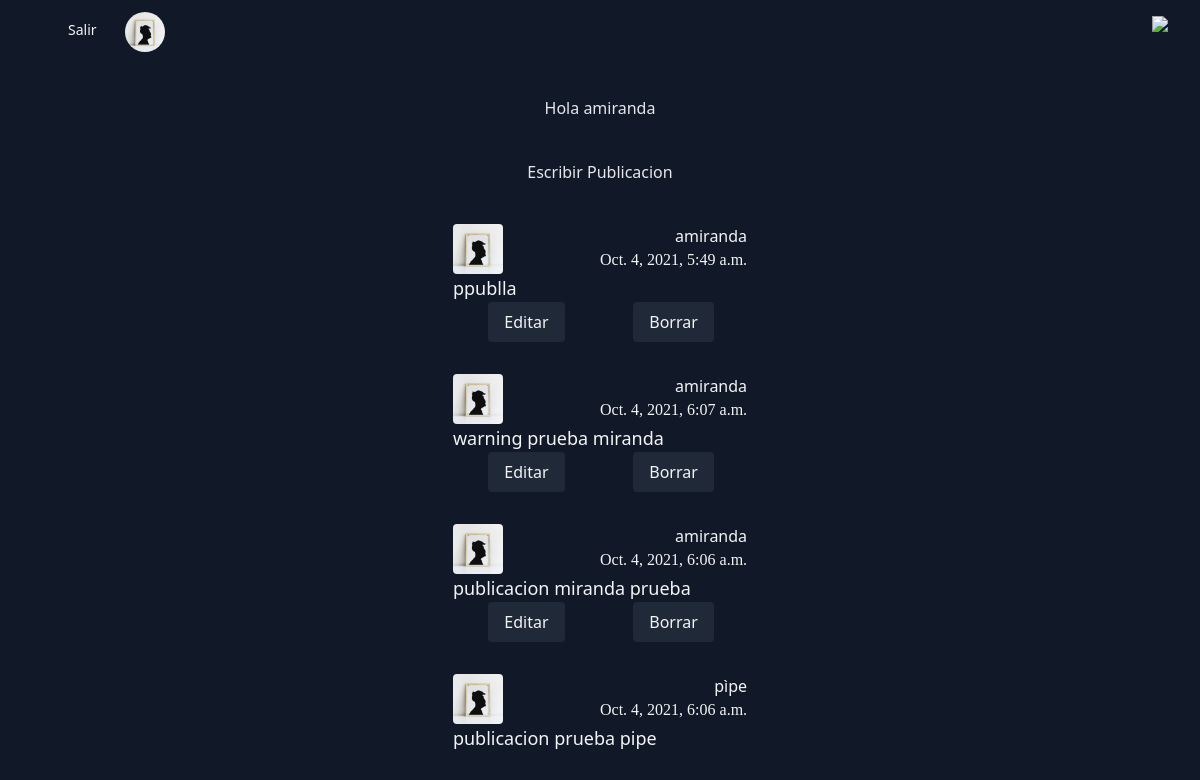
The app's page / (signed in), older data.
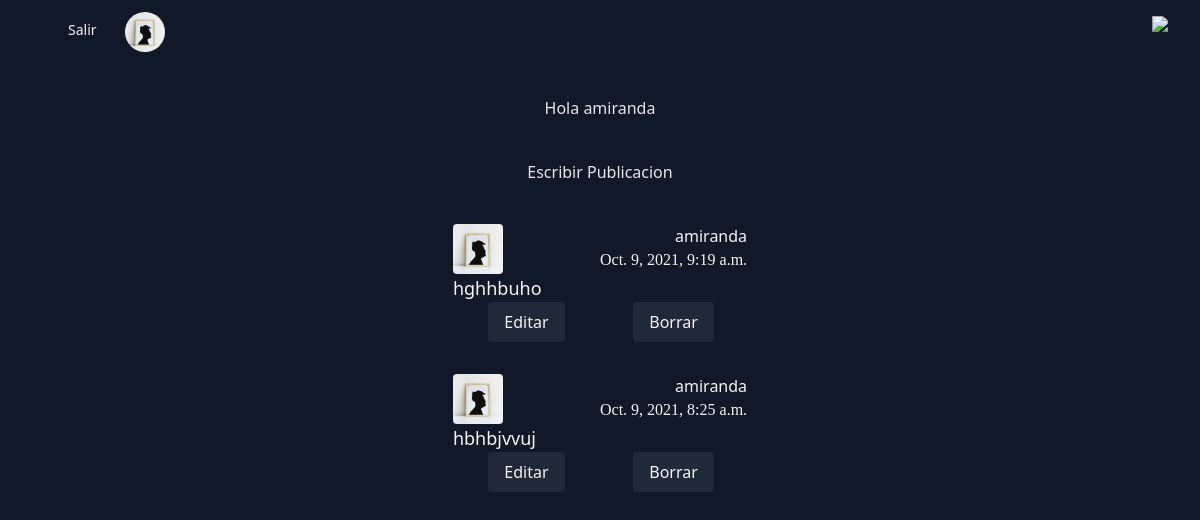
The same page, newer data.
### feed/models.py (models this page shows)
class Publication(models.Model):
    text = models.TextField(max_length=280, default='')
    datatime = models.DateTimeField(default=timezone.now)
    uname = models.ForeignKey(User, on_delete=models.CASCADE, related_name='publications')

class PublicationW(models.Model):
    text = models.TextField(max_length=280, default='')
    datatime = models.DateTimeField(default=timezone.now)
    uname = models.ForeignKey(User, on_delete=models.CASCADE, related_name='publicationsw')
    img = models.ImageField(default=User, upload_to='profile', null=True, blank=True)

class PublicationI(models.Model):
    text = models.TextField(max_length=280, default='')
    datatime = models.DateTimeField(default=timezone.now)
    uname = models.ForeignKey(User, on_delete=models.CASCADE, related_name='publicationsi')
    img = models.ImageField(default='default.jpg', upload_to='profile', null=True, blank=True)

### accounts/models.py (models this page shows, shortened)
class Profile(models.Model):
    user = models.OneToOneField(User, on_delete=models.CASCADE)
    image = models.ImageField(default='default.jpg', upload_to='profile', blank=True)
    bio = models.TextField(default='')
    email_confirmed = models.BooleanField(default=False)

### feed/views.py (the view)
# urls.py: path('', PublicationListView.as_view(), name='home'),
class PublicationListView(LoginRequiredMixin, ListView):
    model = Publication
    template_name = 'feed/home.html'
    ordering = ['-datatime']
    def get_context_data(self, **kwargs):
        context = super().get_context_data(**kwargs)
        context['publicationw'] = PublicationW.objects.all()
        context['publicationi'] = PublicationI.objects.all()
        return context

### feed/templates/feed/home.html (shortened to what the changed rows need)
{% extends  'feed/base.html'%}
    {%block content%}
        <section class = "flex justify-center bg-gray-900 text-gray-200">
            <div class="">
                <div class="text-center py-8">
                    <h1 class="">Hola {{user.username}}</h1>
                </div>
            </div>
        </section>
    {%for publication in object_list%}
        <article class = "flex justify-center bg-gray-900 text-gray-100">
            <div class = "grid grid-cols-1">
                <div class = "grid grid-cols-2 pt-8">
                    <div class = "pr-8">
                        <img class="rounded"
                        src="{{ publication.uname.profile.image.url }}"
                        width= "50"
                        height= "50">
                    </div>
                    <div class="text-right">
                        <a class="transform hover:text-gray-600" href="{% url 'profile' publication.uname %}"><h4>{{publication.uname}}</h4></a>
                        <p class = "font-serif">{{publication.datatime}}</p>
                    </div>
                </div>
            <div class="grid grid-cols-1">
            <div class="grid grid-cols-1">
            <h5 class="text-lg">{{publication.text}}</h5>
            {%if publication.uname == user%}
            </div>
            <div class="grid grid-cols-2">
                <a class="text-center" href="{% url 'publicationupdate' publication.id %}">
                    <button class = "hover:bg-gray-700 bg-gray-800 py-2 px-4 rounded">Editar</button>
                </a>
                <a class="text-center" href="{% url 'publicationdelete' publication.id %}">
                    <button class = "hover:bg-gray-700 bg-gray-800 py-2 px-4 rounded">Borrar</button>
                </a>
            </div>
            {% endif %}
            </div>
            </div>
        </article>
    {% endfor %}
    {% for publication in publicationw %}
        <article class = "flex justify-center bg-gray-900 text-gray-100">
            <div class = "grid grid-cols-1">
                <div class = "grid grid-cols-2 pt-8">
                    <div class = "pr-8">
                        <img class="rounded"
                        src="{{ publication.uname.profile.image.url }}"
                        width= "50"
                        height= "50">
                    </div>
                <div class="text-right">
                    <a class="transform hover:text-gray-600" href="{% url 'profile' publication.uname %}"><h4>{{publication.uname}}</h4></a>
                    <p class = "font-serif">{{publication.datatime}}</p>
                </div>
                </div>
            <div class="grid grid-cols-1">
            <div class="grid grid-cols-1">
                <h5 class="text-lg">{{publication.text}}</h5>
                {%if publication.uname == user%}
                </div>
                <div class="grid grid-cols-2">
                    <a class="text-center" href="{% url 'publicationwupdate' publication.id %}">
                        <button class = "hover:bg-gray-700 bg-gray-800 py-2 px-4 rounded">Editar</button>
                    </a>
                    <a class="text-center" href="{% url 'publicationwdelete' publication.id %}">
                        <button class = "hover:bg-gray-700 bg-gray-800 py-2 px-4 rounded">Borrar</button>
                    </a>
                </div>
            {% endif %}
            </div>
            </div>
        </article>
    {% endfor %}
    {% for publication in publicationi %}
        <article class = "flex justify-center bg-gray-900 text-gray-100">
            <div class = "grid grid-cols-1">
                <div class = "grid grid-cols-2 pt-8">
                    <div class = "pr-8">
                        <img class="rounded"
                        src="{{ publication.uname.profile.image.url }}"
                        width= "50"
                        height= "50">
                    </div>
                <div class="text-right">
                    <a class="transform hover:text-gray-600" href="{% url 'profile' publication.uname %}"><h4>{{publication.uname}}</h4></a>
                    <p class = "font-serif">{{publication.datatime}}</p>
                </div>
                </div>
                <div class="grid grid-cols-1">
                <div class="grid grid-cols-1">
                <h5 class="text-lg">{{publication.text}}</h5>
                {%if publication.uname == user%}
                </div>
                <div class="grid grid-cols-2">
                <a class="text-center" href="{% url 'publicationiupdate' publication.id %}">
                <button class = "hover:bg-gray-700 bg-gray-800 py-2 px-4 rounded">Editar</button>
                </a>
                <a class="text-center" href="{% url 'publicationidelete' publication.id %}">
                <button class = "hover:bg-gray-700 bg-gray-800 py-2 px-4 rounded">Borrar</button>
                </a>
                </div>
                {% endif %}
                </div>
                </div>
        </article>
    {% endfor %}
    {%endblock content%}

Row changes from the older to the newer data that the page shows:
removed Publication: uname.profile.image (placeholder picture), uname "amiranda", datatime "Oct. 4, 2021, 5:49 a.m.", text "ppublla", shows "Editar"
removed PublicationW: uname.profile.image (placeholder picture), uname "amiranda", datatime "Oct. 4, 2021, 6:07 a.m.", text "warning prueba miranda", shows "Editar"
removed PublicationI: uname.profile.image (placeholder picture), uname "amiranda", datatime "Oct. 4, 2021, 6:06 a.m.", text "publicacion miranda prueba", shows "Editar"
removed PublicationI: uname.profile.image (placeholder picture), uname "pìpe", datatime "Oct. 4, 2021, 6:06 a.m.", text "publicacion prueba pipe"
added Publication: uname.profile.image (placeholder picture), uname "amiranda", datatime "Oct. 9, 2021, 9:19 a.m.", text "hghhbuho", shows "Editar"
added Publication: uname.profile.image (placeholder picture), uname "amiranda", datatime "Oct. 9, 2021, 8:25 a.m.", text "hbhbjvvuj", shows "Editar"
